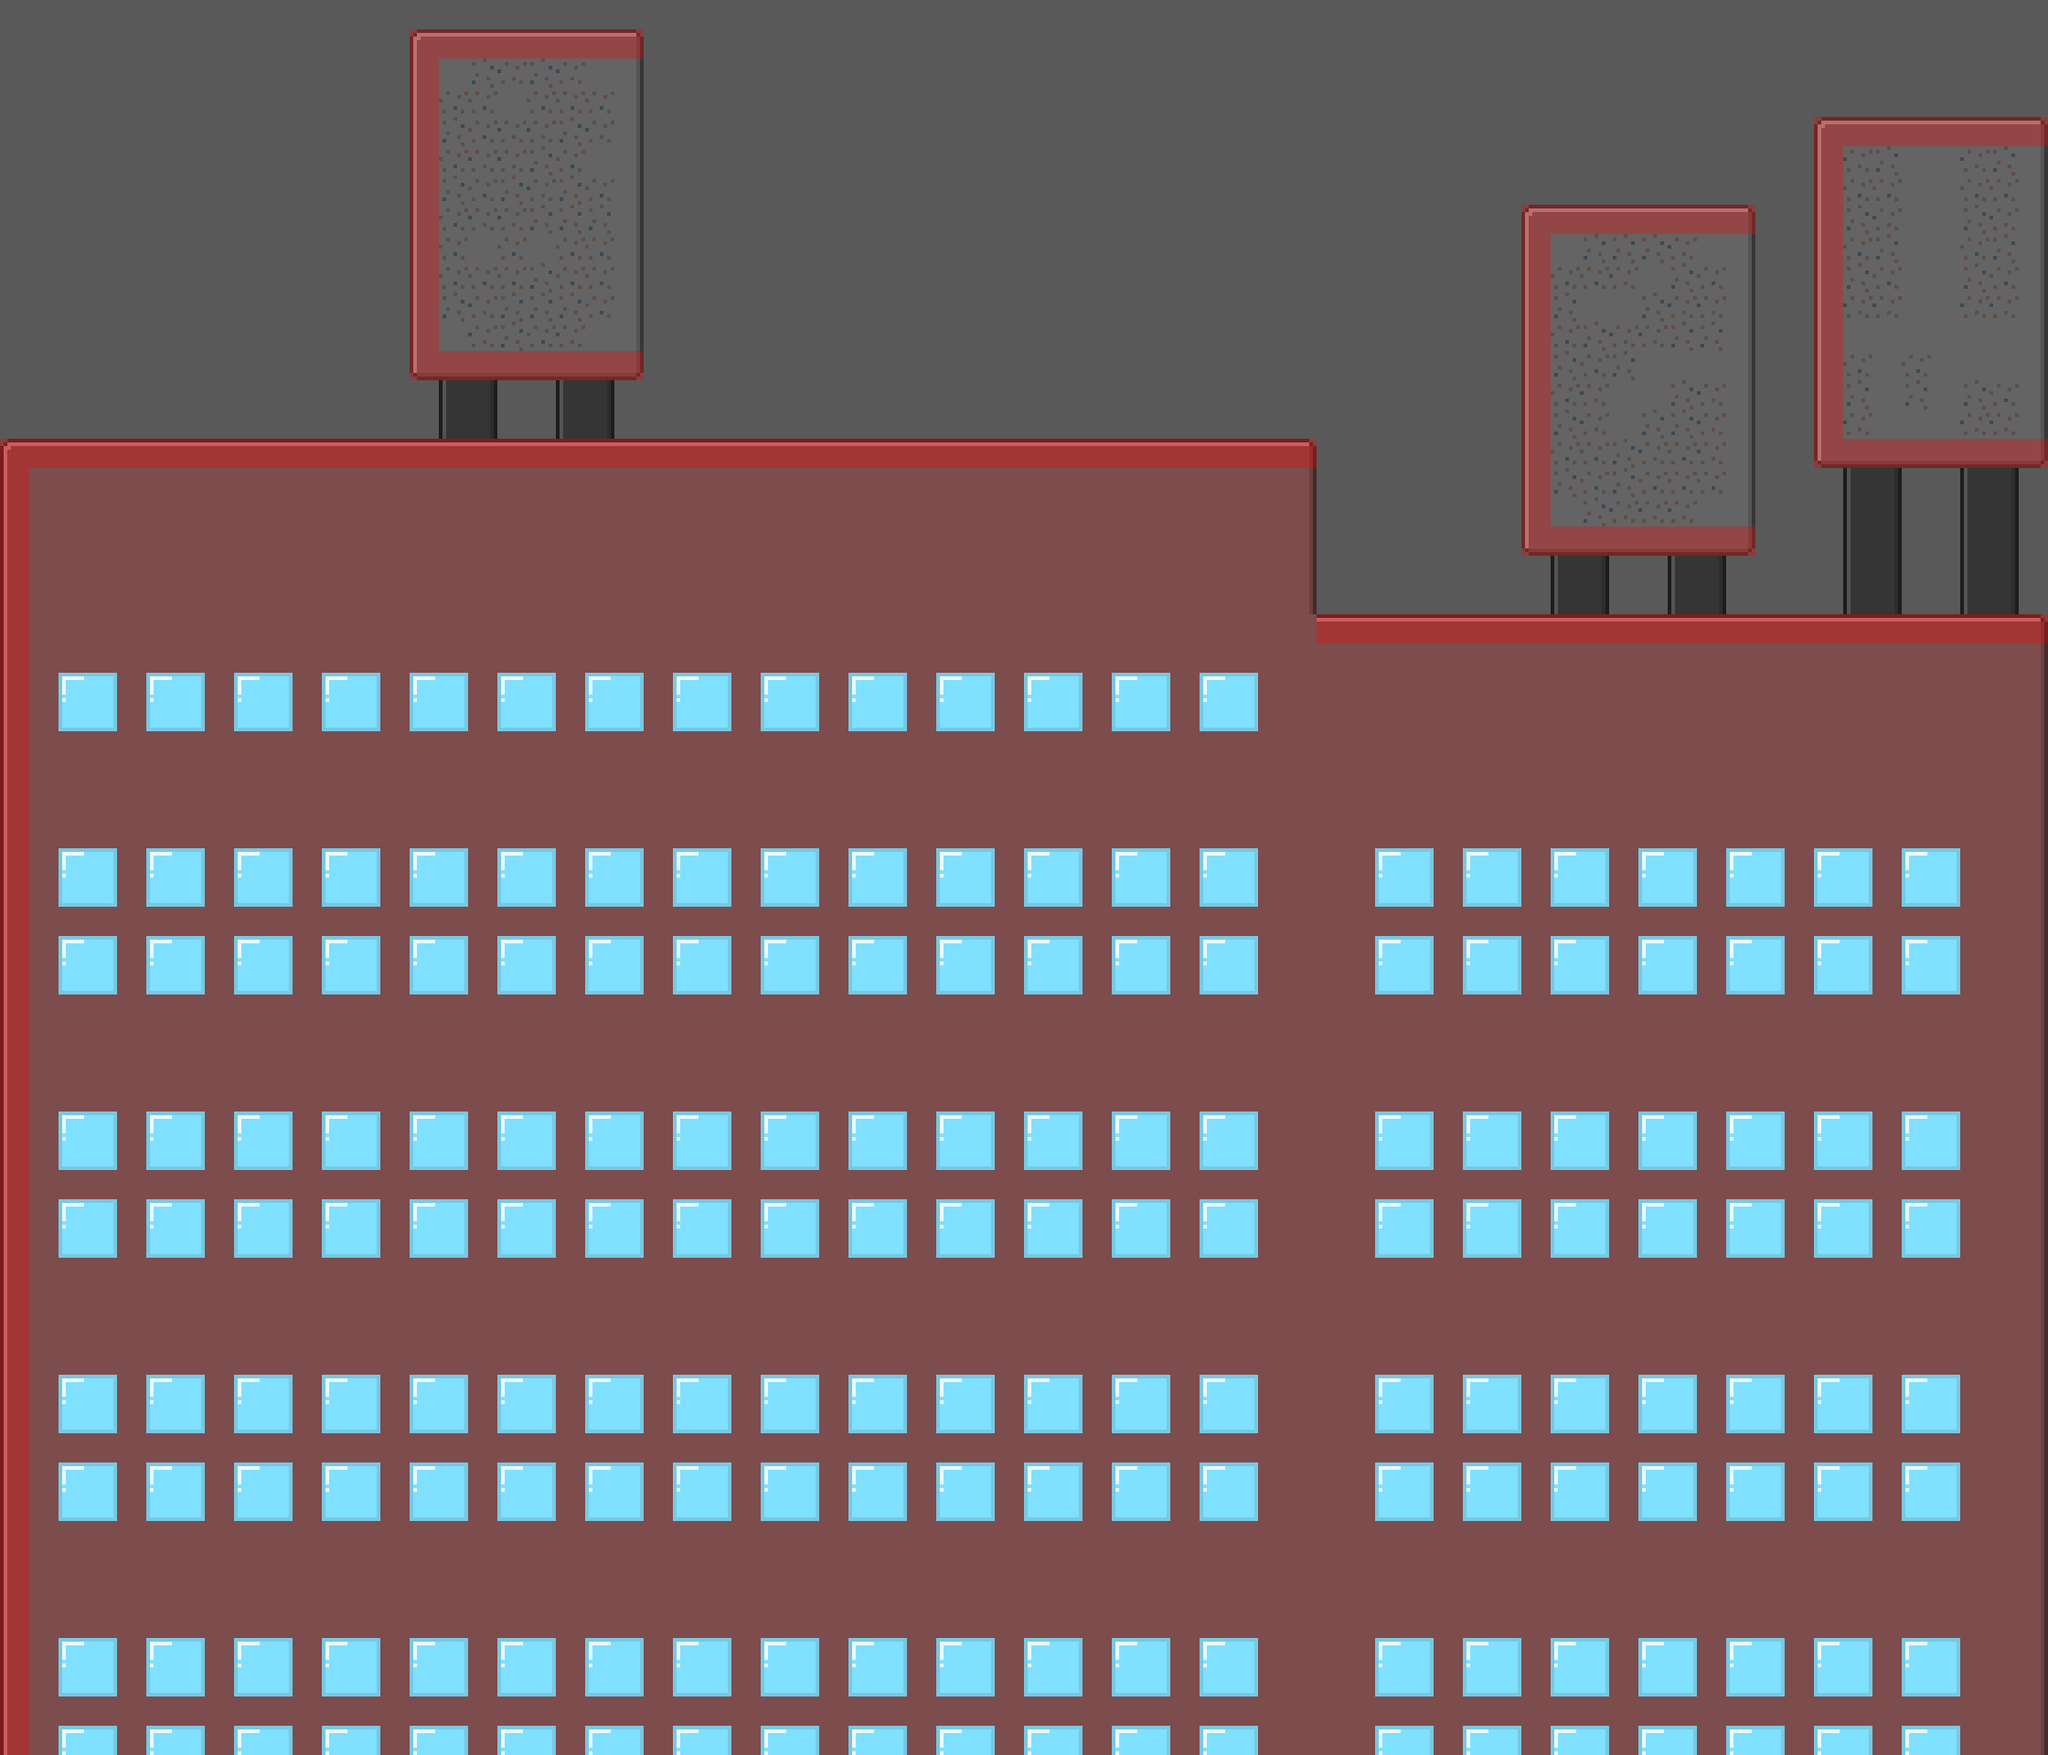

This is a level from a 2D game, rendered from its Tiled map with the project's own tilesets. A one-line summary and the map file follow, with tile-layer data summarised:
An orthogonal 70x60 tile map with 32x32 px tiles, 2 tile layers (layer1, collision).

<map version="1.0" orientation="orthogonal" width="70" height="60" tilewidth="32" tileheight="32" backgroundcolor="#595959">
 <tileset firstgid="1" name="tileset" tilewidth="32" tileheight="32">
  <image source="../tileset.png" trans="ffffff" width="384" height="256" />
 </tileset>
 <layer name="layer1" width="70" height="60">
  <data>[4200 cells, 3324 non-empty, 24 distinct tile ids]</data>
 </layer>
 <layer name="collision" width="70" height="60" opacity="0.3">
  <data>[4200 cells, 192 non-empty, 1 distinct tile ids]</data>
 </layer>
</map>
